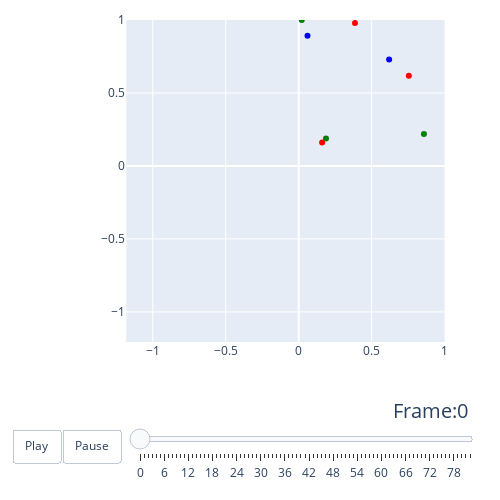

Source (notebook cell):
### Code cell
color_list = labels2colors(env.trueLabel())
color_list, neuron_group.log.shape
fig = create_trace_plot(neuron_group.log[::10000], colors = color_list)
fig.show()

### Figure 1 — Plotly figure (JSON) as saved in the notebook; plotly's stock layout.template omitted (floating-point values rounded to 4 significant figures)
{"data": [{"marker": {"color": ["red", "red", "red", "blue", "blue", "green", "green", "green"]}, "mode": "markers", "type": "scatter", "x": [0.3856, 0.7548, 0.1605, 0.06026, 0.6198, 0.02096, 0.8583, 0.1871], "y": [0.9798, 0.6172, 0.1605, 0.8929, 0.7301, 1, 0.2186, 0.1887]}], "layout": {"height": 500, "margin": {"b": 20, "l": 20, "r": 20, "t": 20}, "sliders": [{"currentvalue": {"font": {"size": 20}, "prefix": "Frame:", "visible": true, "xanchor": "right"}, "len": 0.9, "pad": {"b": 10, "t": 50}, "steps": [{"args": [[0], {"frame": {"duration": 300, "redraw": true}, "mode": "immediate", "transition": {"duration": 300}}], "label": "0", "method": "animate"}, {"args": [[1], {"frame": {"duration": 300, "redraw": true}, "mode": "immediate", "transition": {"duration": 300}}], "label": "1", "method": "animate"}, {"args": [[2], {"frame": {"duration": 300, "redraw": true}, "mode": "immediate", "transition": {"duration": 300}}], "label": "2", "method": "animate"}, {"args": [[3], {"frame": {"duration": 300, "redraw": true}, "mode": "immediate", "transition": {"duration": 300}}], "label": "3", "method": "animate"}, {"args": [[4], {"frame": {"duration": 300, "redraw": true}, "mode": "immediate", "transition": {"duration": 300}}], "label": "4", "method": "animate"}, {"args": [[5], {"frame": {"duration": 300, "redraw": true}, "mode": "immediate", "transition": {"duration": 300}}], "label": "5", "method": "animate"}, {"args": [[6], {"frame": {"duration": 300, "redraw": true}, "mode": "immediate", "transition": {"duration": 300}}], "label": "6", "method": "animate"}, {"args": [[7], {"frame": {"duration": 300, "redraw": true}, "mode": "immediate", "transition": {"duration": 300}}], "label": "7", "method": "animate"}, {"args": [[8], {"frame": {"duration": 300, "redraw": true}, "mode": "immediate", "transition": {"duration": 300}}], "label": "8", "method": "animate"}, {"args": [[9], {"frame": {"duration": 300, "redraw": true}, "mode": "immediate", "transition": {"duration": 300}}], "label": "9", "method": "animate"}, {"args": [[10], {"frame": {"duration": 300, "redraw": true}, "mode": "immediate", "transition": {"duration": 300}}], "label": "10", "method": "animate"}, {"args": [[11], {"frame": {"duration": 300, "redraw": true}, "mode": "immediate", "transition": {"duration": 300}}], "label": "11", "method": "animate"}, {"args": [[12], {"frame": {"duration": 300, "redraw": true}, "mode": "immediate", "transition": {"duration": 300}}], "label": "12", "method": "animate"}, {"args": [[13], {"frame": {"duration": 300, "redraw": true}, "mode": "immediate", "transition": {"duration": 300}}], "label": "13", "method": "animate"}, {"args": [[14], {"frame": {"duration": 300, "redraw": true}, "mode": "immediate", "transition": {"duration": 300}}], "label": "14", "method": "animate"}, {"args": [[15], {"frame": {"duration": 300, "redraw": true}, "mode": "immediate", "transition": {"duration": 300}}], "label": "15", "method": "animate"}, {"args": [[16], {"frame": {"duration": 300, "redraw": true}, "mode": "immediate", "transition": {"duration": 300}}], "label": "16", "method": "animate"}, {"args": [[17], {"frame": {"duration": 300, "redraw": true}, "mode": "immediate", "transition": {"duration": 300}}], "label": "17", "method": "animate"}, {"args": [[18], {"frame": {"duration": 300, "redraw": true}, "mode": "immediate", "transition": {"duration": 300}}], "label": "18", "method": "animate"}, {"args": [[19], {"frame": {"duration": 300, "redraw": true}, "mode": "immediate", "transition": {"duration": 300}}], "label": "19", "method": "animate"}, {"args": [[20], {"frame": {"duration": 300, "redraw": true}, "mode": "immediate", "transition": {"duration": 300}}], "label": "20", "method": "animate"}, {"args": [[21], {"frame": {"duration": 300, "redraw": true}, "mode": "immediate", "transition": {"duration": 300}}], "label": "21", "method": "animate"}, {"args": [[22], {"frame": {"duration": 300, "redraw": true}, "mode": "immediate", "transition": {"duration": 300}}], "label": "22", "method": "animate"}, {"args": [[23], {"frame": {"duration": 300, "redraw": true}, "mode": "immediate", "transition": {"duration": 300}}], "label": "23", "method": "animate"}, {"args": [[24], {"frame": {"duration": 300, "redraw": true}, "mode": "immediate", "transition": {"duration": 300}}], "label": "24", "method": "animate"}, {"args": [[25], {"frame": {"duration": 300, "redraw": true}, "mode": "immediate", "transition": {"duration": 300}}], "label": "25", "method": "animate"}, {"args": [[26], {"frame": {"duration": 300, "redraw": true}, "mode": "immediate", "transition": {"duration": 300}}], "label": "26", "method": "animate"}, {"args": [[27], {"frame": {"duration": 300, "redraw": true}, "mode": "immediate", "transition": {"duration": 300}}], "label": "27", "method": "animate"}, {"args": [[28], {"frame": {"duration": 300, "redraw": true}, "mode": "immediate", "transition": {"duration": 300}}], "label": "28", "method": "animate"}, {"args": [[29], {"frame": {"duration": 300, "redraw": true}, "mode": "immediate", "transition": {"duration": 300}}], "label": "29", "method": "animate"}, {"args": [[30], {"frame": {"duration": 300, "redraw": true}, "mode": "immediate", "transition": {"duration": 300}}], "label": "30", "method": "animate"}, {"args": [[31], {"frame": {"duration": 300, "redraw": true}, "mode": "immediate", "transition": {"duration": 300}}], "label": "31", "method": "animate"}, {"args": [[32], {"frame": {"duration": 300, "redraw": true}, "mode": "immediate", "transition": {"duration": 300}}], "label": "32", "method": "animate"}, {"args": [[33], {"frame": {"duration": 300, "redraw": true}, "mode": "immediate", "transition": {"duration": 300}}], "label": "33", "method": "animate"}, {"args": [[34], {"frame": {"duration": 300, "redraw": true}, "mode": "immediate", "transition": {"duration": 300}}], "label": "34", "method": "animate"}, {"args": [[35], {"frame": {"duration": 300, "redraw": true}, "mode": "immediate", "transition": {"duration": 300}}], "label": "35", "method": "animate"}, {"args": [[36], {"frame": {"duration": 300, "redraw": true}, "mode": "immediate", "transition": {"duration": 300}}], "label": "36", "method": "animate"}, {"args": [[37], {"frame": {"duration": 300, "redraw": true}, "mode": "immediate", "transition": {"duration": 300}}], "label": "37", "method": "animate"}, {"args": [[38], {"frame": {"duration": 300, "redraw": true}, "mode": "immediate", "transition": {"duration": 300}}], "label": "38", "method": "animate"}, {"args": [[39], {"frame": {"duration": 300, "redraw": true}, "mode": "immediate", "transition": {"duration": 300}}], "label": "39", "method": "animate"}, {"args": [[40], {"frame": {"duration": 300, "redraw": true}, "mode": "immediate", "transition": {"duration": 300}}], "label": "40", "method": "animate"}, {"args": [[41], {"frame": {"duration": 300, "redraw": true}, "mode": "immediate", "transition": {"duration": 300}}], "label": "41", "method": "animate"}, {"args": [[42], {"frame": {"duration": 300, "redraw": true}, "mode": "immediate", "transition": {"duration": 300}}], "label": "42", "method": "animate"}, {"args": [[43], {"frame": {"duration": 300, "redraw": true}, "mode": "immediate", "transition": {"duration": 300}}], "label": "43", "method": "animate"}, {"args": [[44], {"frame": {"duration": 300, "redraw": true}, "mode": "immediate", "transition": {"duration": 300}}], "label": "44", "method": "animate"}, {"args": [[45], {"frame": {"duration": 300, "redraw": true}, "mode": "immediate", "transition": {"duration": 300}}], "label": "45", "method": "animate"}, {"args": [[46], {"frame": {"duration": 300, "redraw": true}, "mode": "immediate", "transition": {"duration": 300}}], "label": "46", "method": "animate"}, {"args": [[47], {"frame": {"duration": 300, "redraw": true}, "mode": "immediate", "transition": {"duration": 300}}], "label": "47", "method": "animate"}, {"args": [[48], {"frame": {"duration": 300, "redraw": true}, "mode": "immediate", "transition": {"duration": 300}}], "label": "48", "method": "animate"}, {"args": [[49], {"frame": {"duration": 300, "redraw": true}, "mode": "immediate", "transition": {"duration": 300}}], "label": "49", "method": "animate"}, {"args": [[50], {"frame": {"duration": 300, "redraw": true}, "mode": "immediate", "transition": {"duration": 300}}], "label": "50", "method": "animate"}, {"args": [[51], {"frame": {"duration": 300, "redraw": true}, "mode": "immediate", "transition": {"duration": 300}}], "label": "51", "method": "animate"}, {"args": [[52], {"frame": {"duration": 300, "redraw": true}, "mode": "immediate", "transition": {"duration": 300}}], "label": "52", "method": "animate"}, {"args": [[53], {"frame": {"duration": 300, "redraw": true}, "mode": "immediate", "transition": {"duration": 300}}], "label": "53", "method": "animate"}, {"args": [[54], {"frame": {"duration": 300, "redraw": true}, "mode": "immediate", "transition": {"duration": 300}}], "label": "54", "method": "animate"}, {"args": [[55], {"frame": {"duration": 300, "redraw": true}, "mode": "immediate", "transition": {"duration": 300}}], "label": "55", "method": "animate"}, {"args": [[56], {"frame": {"duration": 300, "redraw": true}, "mode": "immediate", "transition": {"duration": 300}}], "label": "56", "method": "animate"}, {"args": [[57], {"frame": {"duration": 300, "redraw": true}, "mode": "immediate", "transition": {"duration": 300}}], "label": "57", "method": "animate"}, {"args": [[58], {"frame": {"duration": 300, "redraw": true}, "mode": "immediate", "transition": {"duration": 300}}], "label": "58", "method": "animate"}, {"args": [[59], {"frame": {"duration": 300, "redraw": true}, "mode": "immediate", "transition": {"duration": 300}}], "label": "59", "method": "animate"}, {"args": [[60], {"frame": {"duration": 300, "redraw": true}, "mode": "immediate", "transition": {"duration": 300}}], "label": "60", "method": "animate"}, {"args": [[61], {"frame": {"duration": 300, "redraw": true}, "mode": "immediate", "transition": {"duration": 300}}], "label": "61", "method": "animate"}, {"args": [[62], {"frame": {"duration": 300, "redraw": true}, "mode": "immediate", "transition": {"duration": 300}}], "label": "62", "method": "animate"}, {"args": [[63], {"frame": {"duration": 300, "redraw": true}, "mode": "immediate", "transition": {"duration": 300}}], "label": "63", "method": "animate"}, {"args": [[64], {"frame": {"duration": 300, "redraw": true}, "mode": "immediate", "transition": {"duration": 300}}], "label": "64", "method": "animate"}, {"args": [[65], {"frame": {"duration": 300, "redraw": true}, "mode": "immediate", "transition": {"duration": 300}}], "label": "65", "method": "animate"}, {"args": [[66], {"frame": {"duration": 300, "redraw": true}, "mode": "immediate", "transition": {"duration": 300}}], "label": "66", "method": "animate"}, {"args": [[67], {"frame": {"duration": 300, "redraw": true}, "mode": "immediate", "transition": {"duration": 300}}], "label": "67", "method": "animate"}, {"args": [[68], {"frame": {"duration": 300, "redraw": true}, "mode": "immediate", "transition": {"duration": 300}}], "label": "68", "method": "animate"}, {"args": [[69], {"frame": {"duration": 300, "redraw": true}, "mode": "immediate", "transition": {"duration": 300}}], "label": "69", "method": "animate"}, {"args": [[70], {"frame": {"duration": 300, "redraw": true}, "mode": "immediate", "transition": {"duration": 300}}], "label": "70", "method": "animate"}, {"args": [[71], {"frame": {"duration": 300, "redraw": true}, "mode": "immediate", "transition": {"duration": 300}}], "label": "71", "method": "animate"}, {"args": [[72], {"frame": {"duration": 300, "redraw": true}, "mode": "immediate", "transition": {"duration": 300}}], "label": "72", "method": "animate"}, {"args": [[73], {"frame": {"duration": 300, "redraw": true}, "mode": "immediate", "transition": {"duration": 300}}], "label": "73", "method": "animate"}, {"args": [[74], {"frame": {"duration": 300, "redraw": true}, "mode": "immediate", "transition": {"duration": 300}}], "label": "74", "method": "animate"}, {"args": [[75], {"frame": {"duration": 300, "redraw": true}, "mode": "immediate", "transition": {"duration": 300}}], "label": "75", "method": "animate"}, {"args": [[76], {"frame": {"duration": 300, "redraw": true}, "mode": "immediate", "transition": {"duration": 300}}], "label": "76", "method": "animate"}, {"args": [[77], {"frame": {"duration": 300, "redraw": true}, "mode": "immediate", "transition": {"duration": 300}}], "label": "77", "method": "animate"}, {"args": [[78], {"frame": {"duration": 300, "redraw": true}, "mode": "immediate", "transition": {"duration": 300}}], "label": "78", "method": "animate"}, {"args": [[79], {"frame": {"duration": 300, "redraw": true}, "mode": "immediate", "transition": {"duration": 300}}], "label": "79", "method": "animate"}, {"args": [[80], {"frame": {"duration": 300, "redraw": true}, "mode": "immediate", "transition": {"duration": 300}}], "label": "80", "method": "animate"}, {"args": [[81], {"frame": {"duration": 300, "redraw": true}, "mode": "immediate", "transition": {"duration": 300}}], "label": "81", "method": "animate"}, {"args": [[82], {"frame": {"duration": 300, "redraw": true}, "mode": "immediate", "transition": {"duration": 300}}], "label": "82", "method": "animate"}], "transition": {"duration": 300, "easing": "cubic-in-out"}, "x": 0.1, "xanchor": "left", "y": 0, "yanchor": "top"}], "updatemenus": [{"buttons": [{"args": [null, {"frame": {"duration": 800, "redraw": true}, "fromcurrent": true}], "label": "Play", "method": "animate"}, {"args": [[null], {"frame": {"duration": 0, "redraw": true}, "mode": "immediate", "transition": {"duration": 0}}], "label": "Pause", "method": "animate"}], "direction": "left", "pad": {"r": 10, "t": 87}, "showactive": false, "type": "buttons", "x": 0.1, "xanchor": "right", "y": 0, "yanchor": "top"}], "width": 500, "xaxis": {"anchor": "y", "constrain": "domain", "domain": [0, 1], "range": [-1.181, 1]}, "yaxis": {"anchor": "x", "constrain": "domain", "domain": [0, 1], "range": [-1.207, 1], "scaleanchor": "x", "scaleratio": 1}}}
